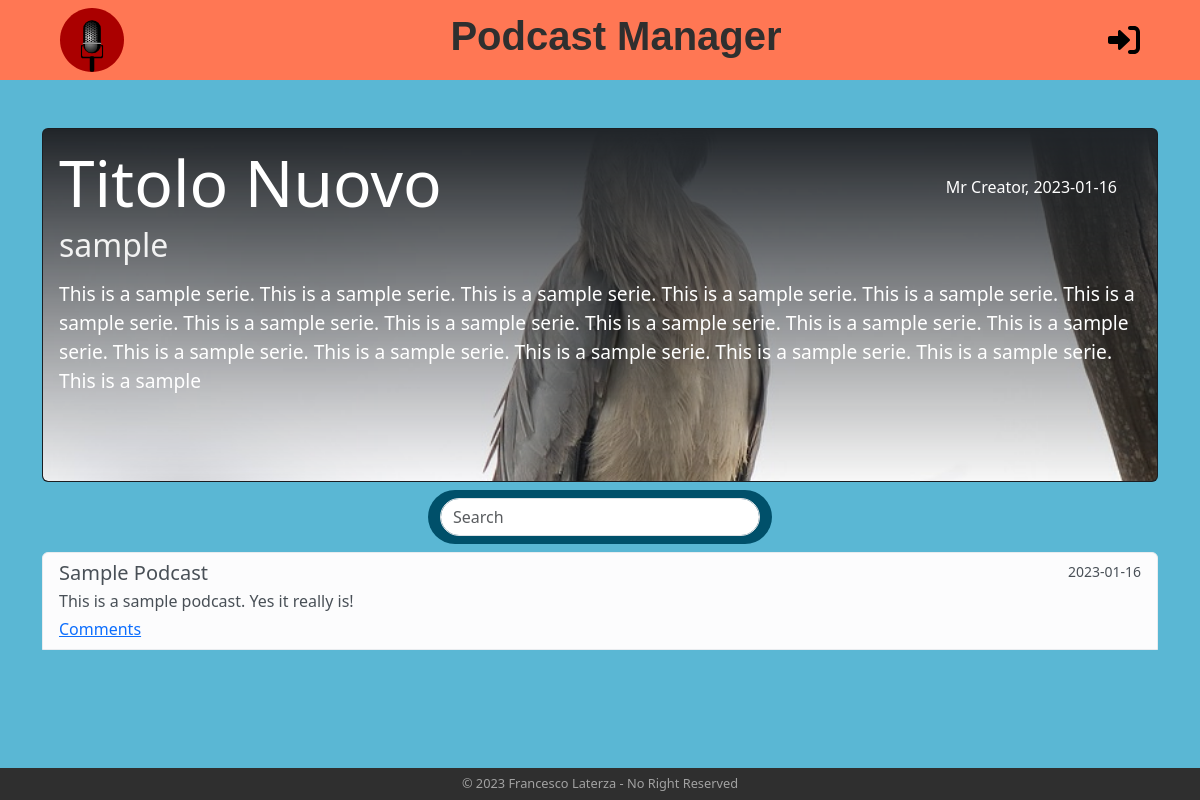
Page /series/10 on the committed database.
### tables this page shows
CREATE TABLE "series" (
	"id"	INTEGER,
	"title"	TEXT NOT NULL,
	"category"	TEXT NOT NULL,
	"date"	TEXT NOT NULL,
	"text"	TEXT NOT NULL,
	"creator_id"	INTEGER NOT NULL,
	FOREIGN KEY("creator_id") REFERENCES "users"("id"),
	PRIMARY KEY("id" AUTOINCREMENT)
);

CREATE TABLE "users" (
	"id"	INTEGER,
	"username"	TEXT NOT NULL,
	"email"	TEXT NOT NULL UNIQUE,
	"password"	TEXT NOT NULL,
	"is_creator"	INTEGER NOT NULL,
	PRIMARY KEY("id" AUTOINCREMENT)
);

CREATE TABLE "podcasts" (
	"id"	INTEGER,
	"title"	TEXT NOT NULL UNIQUE,
	"description"	TEXT NOT NULL,
	"date"	TEXT,
	"series_id"	INTEGER NOT NULL,
	PRIMARY KEY("id" AUTOINCREMENT),
	FOREIGN KEY("series_id") REFERENCES "series"("id") ON DELETE CASCADE
);

### app.py (the view)
@app.route('/series/<int:series_id>')
def series(series_id):
    series_selected = series_dao.get_series_by_id(series_id)
    if not series_selected:
        flash("Series do not exist...", "danger")
        return redirect(url_for("home"))
    if current_user.is_authenticated:
        podcasts = podcast_dao.get_podcasts(series_id, current_user.id)
    else:
        podcasts = podcast_dao.get_podcasts(series_id, 0)
    return render_template("series.html", series=series_selected, podcasts=podcasts, get_creator_name=users_dao.get_user_username_by_id, is_following=follows_dao.is_following, comments=comments_dao.get_comments, str=str)

### dao/comments_dao.py (called while the page is built)
def get_comments(podcast_id):
    conn = sqlite3.connect("db/series.db")
    conn.row_factory = sqlite3.Row
    cursor = conn.cursor()
    sql = "SELECT * FROM comments WHERE podcast_id = ?"
    cursor.execute(sql, (podcast_id, ))
    res = cursor.fetchall()
    cursor.close()
    conn.close()
    return res

### dao/podcast_dao.py (called while the page is built)
def get_podcasts(series_id, creator_id):
    conn = sqlite3.connect("db/series.db")
    conn.row_factory = sqlite3.Row
    cursor = conn.cursor()
    sql = "SELECT podcasts.*, creator_id FROM podcasts LEFT JOIN series ON podcasts.series_id = series.id WHERE series_id = ? AND ( podcasts.date <= ? OR creator_id = ? ) ORDER BY date ASC"
    curr_date = date.today()
    cursor.execute(sql, (series_id, curr_date, creator_id))
    res = cursor.fetchall()
    cursor.close()
    conn.close()
    return res

### dao/series_dao.py (called while the page is built)
def get_series_by_id(id):
    conn = sqlite3.connect("db/series.db")
    conn.row_factory = sqlite3.Row
    cursor = conn.cursor()
    sql = "SELECT * FROM series WHERE id = ?"
    cursor.execute(sql, (id, ))
    res = cursor.fetchone()
    cursor.close()
    conn.close()
    return res

### dao/users_dao.py (called while the page is built)
def get_user_by_id(id):
    conn = sqlite3.connect("db/series.db")
    conn.row_factory = sqlite3.Row
    cursor = conn.cursor()
    sql = "SELECT * FROM users WHERE id = ?"
    cursor.execute(sql, (id, ))
    res = cursor.fetchone()
    cursor.close()
    conn.close()
    return res

def get_user_username_by_id(id):
    user = get_user_by_id(id)
    return user["username"]

### templates/series.html (shortened to what this page needs)
{% extends "base.html" %} {% block title %}{{ series.title }}{% endblock %} {%
block content%}
<main class="col-12 container height-main">
  <div class="card text-bg-dark mt-5">
    <img
      src="{{ url_for('static', filename='images/'+series.title.lower().replace(' ', '_')+'.jpeg') }}"
      class="card-img series-img-bg"
      alt="series image"
    />
    <article class="card-img-overlay">
      <section class="d-flex justify-content-between align-items-center">
        <h5 class="card-title series-title">{{ series.title }}</h5>
        <h6 class="card-text me-4">
          {{ get_creator_name(series.creator_id) }}, {{ series.date }}
        </h6>
      </section>
      <section>
        <h6 class="card-subtitle text-muted series-subtitle">
          {{ series.category }}
        </h6>
        <p class="card-text series-text mt-3">{{ series.text }}</p>
      </section>
    </article>
  </div>
  {% if podcasts | length != 0 %}
  <nav class="navbar search-nav my-2 mx-auto">
    <div class="container-fluid">
      <input
        class="form-control search-tab"
        type="search"
        placeholder="Search"
        aria-label="Search"
      />
    </div>
  </nav>
  {% endif %}
  <article class="list-group">
     {% for podcast in podcasts %}
    <section
      class="list-group-item list-group-item-action list-group-item-light"
      data-podcast
    >
      <div class="d-flex w-100 justify-content-between">
        <h5 class="mb-1" data-podcast-title>{{ podcast.title }}</h5>
        <small>{{ podcast.date }}</small>
      </div>
      <p class="mb-1" data-podcast-description>{{ podcast.description }}</p>
      <a
        href="#"
        class=""
        data-bs-toggle="modal"
        data-bs-target="#modal-comments-{{ podcast.id }}"
      >
        Comments
      </a>
    </section>
    {% endfor %}
  </article>
</main>
{% endblock%}

### static/style.css (style rules this page uses)
body { font-family: "Segoe UI", Tahoma, Geneva, Verdana, sans-serif; background-color: #5ab7d4; }
main { min-height: calc(100vh - 7rem); }
.card { background-color: #00506a; color: #5ab7d4; }
.series-img-bg { height: 20rem; object-fit: cover; -webkit-mask-image: -webkit-gradient( linear, left top, left bottom, from(rgba(0, 0, 0, 0)), to(rgba(0, 0, 0, 1)) ); mask-image: linear-gradient(to bottom, rgba(0, 0, 0, 0), rgba(0, 0, 0, 1)); }
.series-title { font-size: 4rem; }
.series-subtitle { font-size: 2rem; color: #f2f2f2 !important; }
.series-text { font-size: 1.2rem; }
.height-main { min-height: calc(100vh - 10rem); }
.search-nav { background-color: #00506a; border-radius: 5rem; max-width: fit-content; }
.search-tab { border-radius: 5rem; width: 20rem; }
@media (max-width: 1400px) { .series-img-bg { height: 22rem; } }

### rows in the picture
series: title "Titolo Nuovo", date "2023-01-16", category "sample", text "This is a sample serie. This is a sample serie. This is a sample serie. This is a sample serie. This is a sample serie. This is a sample serie. This is a sample serie. This is a sample serie. This is a sample serie. This is a sample serie. This is a sample serie. This is a sample serie. This is a sample serie. This is a sample serie. This is a sample serie. This is a sample serie. This is a sample"
users: username "Mr Creator"
podcasts: title "Sample Podcast", date "2023-01-16", description "This is a sample podcast. Yes it really is!"
